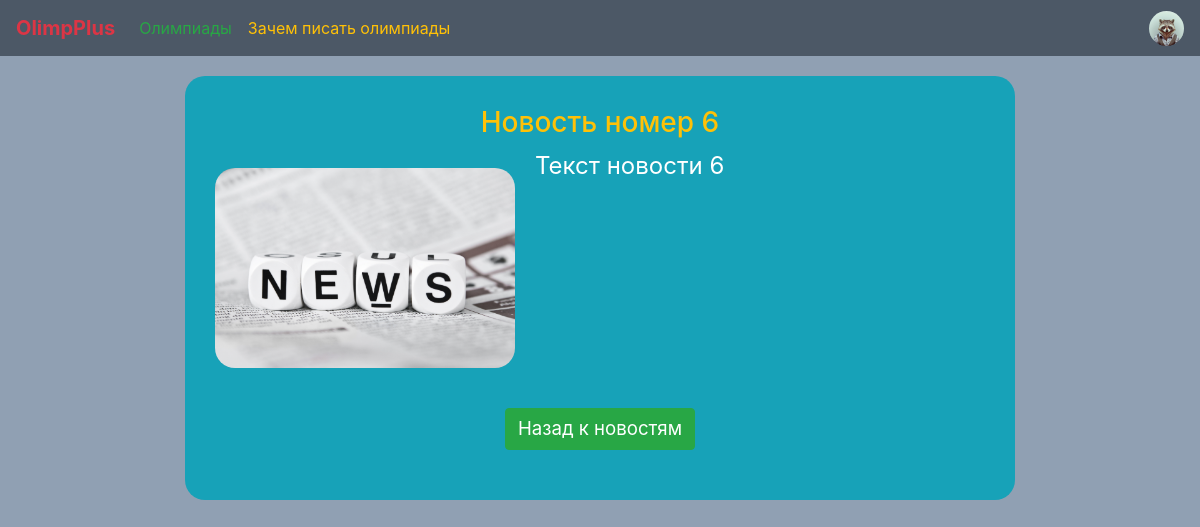
/particular_news/7 (signed in), run on the app's committed database.
### data/tables/user.py (models this page shows, shortened)
class User(SqlAlchemyBase, UserMixin):
    __tablename__ = 'users'
    id = sqlalchemy.Column(sqlalchemy.Integer, primary_key=True, autoincrement=True)
    name = sqlalchemy.Column(sqlalchemy.String)
    surname = sqlalchemy.Column(sqlalchemy.String)
    fatherhood = sqlalchemy.Column(sqlalchemy.String)
    grade = sqlalchemy.Column(sqlalchemy.Integer)
    photo = sqlalchemy.Column(sqlalchemy.String)
    olimpiads = orm.relationship('Olimpiad', secondary='user_to_olimpiad', backref="users")
    email = sqlalchemy.Column(sqlalchemy.String)
    password = sqlalchemy.Column(sqlalchemy.String)

### data/tables/olimpiadsGroupNews.py (models this page shows)
class OlimpiadsGroupNews(SqlAlchemyBase):
    __tablename__ = 'olimpiad_group_news'
    id = sqlalchemy.Column(sqlalchemy.Integer, primary_key=True, autoincrement=True)
    title = sqlalchemy.Column(sqlalchemy.String)
    description = sqlalchemy.Column(sqlalchemy.String)
    text = sqlalchemy.Column(sqlalchemy.String)
    photo = sqlalchemy.Column(sqlalchemy.String)
    date = sqlalchemy.Column(sqlalchemy.DateTime, default=datetime.datetime.now)
    olimpiad_group_id = sqlalchemy.Column(sqlalchemy.Integer, sqlalchemy.ForeignKey('olimpiads_groups.id'))

### main.py (the view)
@app.route('/particular_news/<int:news_id>')
def particular_news(news_id):
    db_session = create_session()
    item = db_session.query(OlimpiadsGroupNews).filter(OlimpiadsGroupNews.id == news_id).first()
    paragraphs = item.text.split('\n\n')
    return render_template("particular_news.html", news=item, paragraphs=paragraphs)

### data/database/all_for_session.py (called while the page is built)
def create_session() -> Session:
    global __factory
    return __factory()

### main.py (called while the page is built)
@login_manager.user_loader
def load_user(user):
    db_session = create_session()
    return db_session.query(User).get(user)

### templates/particular_news.html (shortened to what this page needs)
{% extends "base.html" %}
{% block content %}
    <div class="info_block text-white bg-info">
        <h3 class="text-center text-warning">{{ news.title }}</h3>
        <img src="{{ news.photo }}" onerror="this.src='../static/img/news/default.jpg'"
            width="300px" class="news_picture">
        {% for paragraph in paragraphs %}
            <p style="font-size: 18pt">
                {{ paragraph }}
            </p>
        {% endfor %}
        <div class="text-center" style="margin-top: 20px">
            <a class="btn btn-success" href='/' style="margin: 20px auto; font-size: 14pt">Назад к новостям</a>
        </div>
    </div>
{% endblock %}

### templates/base.html (shortened to what this page needs)
<!DOCTYPE html>
<html lang="en">
<head>
    <link rel="stylesheet" href="https://stackpath.bootstrapcdn.com/bootstrap/4.4.1/css/bootstrap.min.css"
>
    <link rel="stylesheet" href="../static/css/style.css">
</head>
<body>
    <nav class="navbar navbar-expand-lg navbar-light" style="background-color: #4c5866">
        <a class="navbar-brand text-danger" href="/"><strong>OlimpPlus</strong></a>
        <div class="collapse navbar-collapse" id="menu">
            <ul class="navbar-nav mr-auto">
                <li class="nav-item">
                    <a class="nav-link text-success" href="/olimpiads">Олимпиады</a>
                </li>
                <li class="nav-item">
                    <a class="nav-link text-warning" href="/why_olimps">Зачем писать олимпиады</a>
                </li>
            </ul>
        </div>
        {% if current_user.is_authenticated %}
            <div class="collapse navbar-collapse d-flex flex-row-reverse" id="profile">
                <ul class="navbar-nav my-2 my-lg-0">
                    <li class="nav-item dropdown btn-group">
                        <a href="#" data-toggle="dropdown" aria-haspopup="true" aria-expanded="false">
                            <img src="{{ current_user.photo }}" width="35" height="35" style="border-radius: 50%">
                        </a>
                    </li>
                </ul>
            </div>
        {% endif %}
    </nav>
    <main role="main" class="container">
        {% block content %}{% endblock %}
    </main>
</body>
</html>

### static/css/style.css (style rules this page uses)
body { background-color: #90A0B3; }
.info_block { width: 830px; padding: 30px; margin: 20px auto; border-radius: 20px; overflow: hidden; }
.news_picture { margin-top: 20px; margin-right: 20px; float: left; border-radius: 20px; }

### data on the page
User: photo (picture)
OlimpiadsGroupNews: title "Новость номер 6", text "Текст новости 6"
